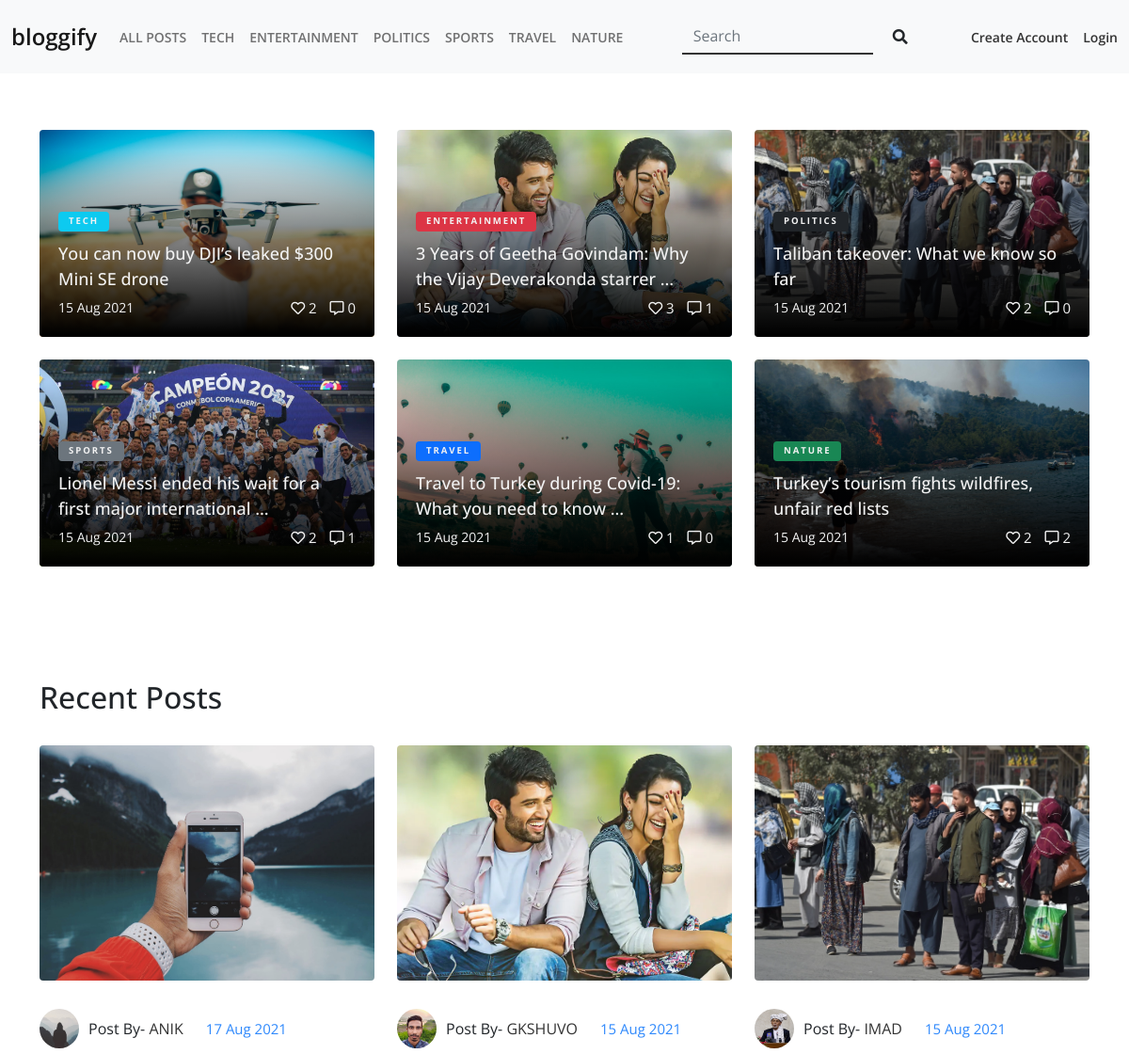
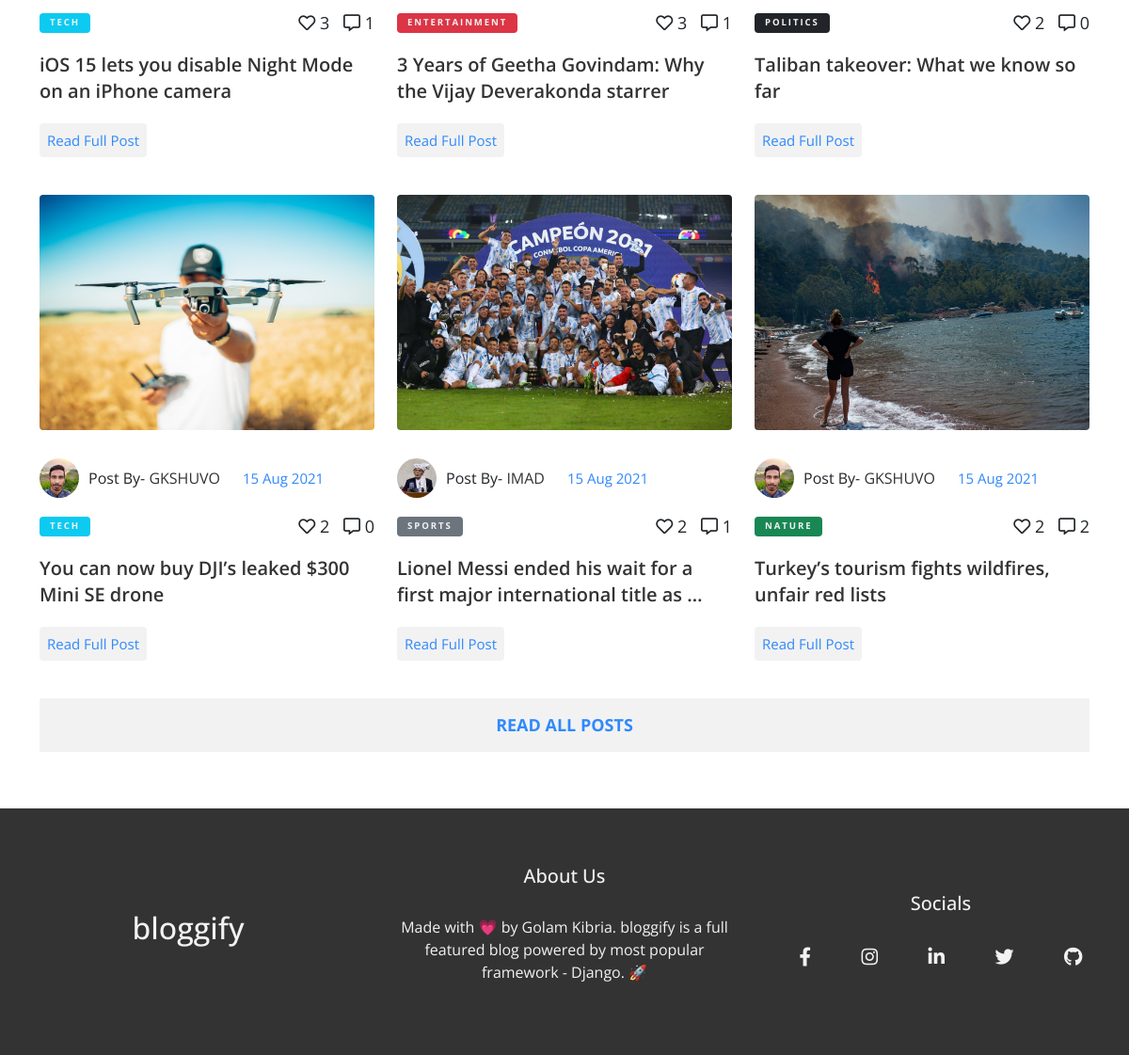
The page / on the database its author committed (2 pictures, top to bottom).
### blog/models.py (models this page shows, shortened)
class Topic(models.Model):
    name = models.CharField(max_length=42, unique=True)
    def __str__(self):
        return self.name

class Post(models.Model):
    author = models.ForeignKey(User, on_delete=models.CASCADE, related_name='post_author')
    topic = models.ForeignKey(Topic, on_delete=models.DO_NOTHING)
    title = models.CharField(max_length=200)
    thumbnail = models.ImageField(upload_to='thumbnails')
    body = RichTextUploadingField()
    date = models.DateTimeField(auto_now_add=True)
    likes = models.ManyToManyField(User, related_name='post_likes')

### accounts/models.py (models this page shows, shortened)
class Profile(models.Model):
    user = models.OneToOneField(User, on_delete=models.CASCADE)
    bio = models.TextField(max_length=101)
    work = models.CharField(max_length=200)
    address = models.TextField(max_length=200)
    profile_pic = models.ImageField(default='default.jpg', upload_to='Profile Pics')

### blog/views.py (the view)
# urls.py: path('', home, name='home'),
def home(request):
    featured_posts = []
    topics = Topic.objects.all()
    for topic in topics:
        featured_posts.append(topic.post_set.latest('-date'))
    recent_posts = Post.objects.all().order_by('-date')[:6]
    context = {
        'featured_posts': featured_posts,
        'recent_posts': recent_posts
    }
    return render(request, 'blog/home.html', context)

### blog/context_preprocessors.py (called while the page is built)
def topic_preprocessor(request):
    topics = Topic.objects.all()
    return {'topics': topics}

### templates/blog/home.html (shortened to what this page needs)
{% extends 'base.html' %}
{% block content %}
        <div id="featured-posts" class="section-padding">
                <div class="container">
                        <div class="row gy-4">
                                {% if featured_posts %}
                                        {% for featured_post in featured_posts %}
                                        <div class="col-md-4">
                                                <a href="{% url 'detail' featured_post.id %}" class="featured-post h-fp b-gradient" style="background-image: url('{{ featured_post.thumbnail.url }}');">
                                                        <div class="featured-post-text">
                                                                <span class="post-category {% if featured_post.topic.id == 1 %}bg-info
                                                                {% elif  featured_post.topic.id == 2 %}bg-danger
                                                                {% elif  featured_post.topic.id == 3 %}bg-dark
                                                                {% elif  featured_post.topic.id == 4 %}bg-secondary
                                                                {% elif  featured_post.topic.id == 5 %}bg-primary
                                                                {% elif  featured_post.topic.id == 6 %}bg-success
                                                                {% endif %}">{{ featured_post.topic }}</span>
                                                                <h3>{{ featured_post.title|safe|truncatewords:"10" }}</h3>
                                                                <div class="featured-post-meta">
                                                                        <span class="date">{{ featured_post.date|date:" d M Y" }}</span>
                                                                        <div class="featured-likes-comments">
                                                                                <span class="featured-likes">
                                                                                        <i class="far fa-heart"></i> {{featured_post.likes.count}}
                                                                                </span>
                                                                                <span class="featured-comments">
                                                                                        <i class="far fa-comment-alt"></i> {{featured_post.comment_set.count}}
                                                                                </span>
                                                                        </div>
                                                                </div>
                                                        </div>
                                                </a>
                                        </div>
                                        {% endfor %}
                                {% else %}
                                        <div class="col-md-12 text-center">
                                                <h2>No Posts Available! 😪</h2>
                                        </div>
                                {% endif %}
                        </div>
                </div>
        </div>
        <section id="recent_posts" class="section-padding">
                <div class="container">
                        <h2 class="section-heading">Recent Posts</h2>
                        <div class="row gy-4 gx-4">
                                {% if recent_posts %}
                                        {% for recent_post in recent_posts %}
                                                <div class="col-md-4">
                                                        <div class="single-post">
                                                                <div class="single-post-img">
                                                                        <img src="{{ recent_post.thumbnail.url }}" class="img-fluid rounded" alt="">
                                                                </div>
                                                                <div class="single-post-content">
                                                                        <div class="single-post-meta">
                                                                                <div class="author">
                                                                                        <div class="author-img">
                                                                                                <img src="{{recent_post.author.profile.profile_pic.url}}" alt="">
                                                                                        </div>
                                                                                        <div class="author-info">
                                                                                                Post By- <a href="{% url 'author' recent_post.author.username %}">{{ recent_post.author }}</a>
                                                                                        </div>
                                                                                </div>
                                                                                <div class="post-date">
                                                                                        <span class="date">{{ recent_post.date|date:" d M Y" }}</span>
                                                                                </div>
                                                                        </div>
                                                                        <div class="single-post-info">
                                                                                <div class="single-post-category">
                                                                                        <span class="post-category {% if recent_post.topic.id == 1 %}bg-info
                                                                                        {% elif  recent_post.topic.id == 2 %}bg-danger
                                                                                        {% elif  recent_post.topic.id == 3 %}bg-dark
                                                                                        {% elif  recent_post.topic.id == 4 %}bg-secondary
                                                                                        {% elif  recent_post.topic.id == 5 %}bg-primary
                                                                                        {% elif  recent_post.topic.id == 6 %}bg-success
                                                                                        {% endif %}">{{ recent_post.topic }}
                                                                                        </span>
                                                                                </div>
                                                                                <div class="single-likes-comments">
                                                                                        <span class="single-likes">
                                                                                                <i class="far fa-heart"></i> {{recent_post.likes.count}}
                                                                                        </span>
                                                                                        <span class="single-comments">
                                                                                                <i class="far fa-comment-alt"></i> {{recent_post.comment_set.count}}
                                                                                        </span>
                                                                                </div>
                                                                        </div>
                                                                        <h4><a href="{% url 'detail' recent_post.id %}" class="b-transition">{{ recent_post.title|safe|truncatewords:"12" }}</a></h4>
                                                                        <a href="" class="read-full-post b-transition">Read Full Post</a>
                                                                </div>
                                                        </div>
                                                </div>
                                        {% endfor %}
                                                <div class="col-md-12">
                                                        <a href="{% url 'blog' %}" class="read-all-btn b-transition">Read All Posts</a>
                                                </div>
                                {% else %}
                                <div class="col-md-12 text-center">
                                        <h2>No Posts Available! 😪</h2>
                                </div>
                                {% endif %}
                        </div>
                </div>
        </section>
{% endblock %}

### templates/base.html (shortened to what this page needs)
{% load static %}
<!DOCTYPE html>
<html lang="en">
  <head>
    <link rel="stylesheet" href="{% static 'css/bootstrap.css' %}">
    <link rel="stylesheet" href="{% static 'css/all.css' %}">
    <link rel="stylesheet" href="{% static 'css/style.css' %}">
  </head>
  <body>
    {% include 'partials/_header.html' %} {% block content %} {% endblock %}
    {% include 'partials/_footer.html' %}
  </body>
</html>

### templates/partials/_header.html (shortened to what this page needs)
{% load static %}
<header>
  <nav class="navbar navbar-expand-lg navbar-light bg-light">
    <div class="container-fluid">
      <a class="navbar-brand b-transition" href="{% url 'home' %}">bloggify</a>
      <div
        class="collapse navbar-collapse justify-content-between"
        id="navbarSupportedContent"
      >
        <ul class="navbar-nav mb-2 mb-lg-0">
          <li class="nav-item">
            <a class="nav-link b-transition" href="{% url 'blog' %}">All Posts</a>
          </li>
          {% for topic in topics %}
            <li class="nav-item">
              <a class="nav-link b-transition" href="{% url 'topic' topic.name %}">{{topic.name}}</a>
            </li>
          {% endfor %}
        </ul>
        <form action="{% url 'search' %}" method="GET" class="d-flex">
          <input
            required
            class="form-control me-2 h-search-input b-transition"
            name="query"
            type="search"
            placeholder="Search"
            aria-label="Search"
          />
          <button class="btn h-search-submit b-transition" type="submit">
            <i class="fas fa-search"></i>
          </button>
        </form>
        <ul class="d-flex h-auth">
          {% if user.is_authenticated %}
            <li class="h-auth-item">
              <a href="{% url 'logout' %}" class="h-auth-link b-transition">Logout</a>
            </li>
          {% else %}
          <li class="h-auth-item">
            <a href="{% url 'register' %}" class="h-auth-link b-transition">Create Account</a>
          </li>
          <li class="h-auth-item">
            <a href="{% url 'login' %}" class="h-auth-link b-transition">Login</a>
          </li>
          {% endif %}
        </ul>
      </div>
    </div>
  </nav>
</header>

### templates/partials/_footer.html
<footer class="section-padding">
  <div class="container-fluid">
    <div class="row align-items-center gy-5">
      <div class="col-md-4">
        <h2><a href="{% url 'home' %}" class="b-transition">bloggify</a></h2>
      </div>
      <div class="col-md-4">
        <div class="footer-about">
          <h4>About Us</h4>
          <p>
            Made with 💗 by Golam Kibria. bloggify is a full featured blog
            powered by most popular framework - Django. 🚀
          </p>
        </div>
      </div>
      <div class="col-md-4">
        <div class="footer-socials">
          <h4>Socials</h4>
          <ul>
            <li>
              <a href="https://facebook.com/shuvo.2k16"
                ><i class="fab fa-facebook-f"></i
              ></a>
            </li>
            <li>
              <a href="https://instagram.com/g_k_shuvo"
                ><i class="fab fa-instagram"></i
              ></a>
            </li>
            <li>
              <a href="https://linkedin.com/in/g-k-shuvo"
                ><i class="fab fa-linkedin-in"></i
              ></a>
            </li>
            <li>
              <a href="https://twitter.com/g_k_shuvo"
                ><i class="fab fa-twitter"></i
              ></a>
            </li>
            <li>
              <a href="https://github.com/g-k-shuvo"
                ><i class="fab fa-github"></i
              ></a>
            </li>
          </ul>
        </div>
      </div>
    </div>
  </div>
</footer>

### static/css/all.css (style rules this page uses)
.fa, .fas, .far, .fal, .fad, .fab { -moz-osx-font-smoothing: grayscale; -webkit-font-smoothing: antialiased; display: inline-block; font-style: normal; font-variant: normal; text-rendering: auto; line-height: 1; }
.fa-comment-alt:before { content: "\f27a"; }
.fa-facebook-f:before { content: "\f39e"; }
.fa-github:before { content: "\f09b"; }
.fa-heart:before { content: "\f004"; }
.fa-instagram:before { content: "\f16d"; }
.fa-linkedin-in:before { content: "\f0e1"; }
.fa-search:before { content: "\f002"; }
.fa-twitter:before { content: "\f099"; }
.fab { font-family: 'Font Awesome 5 Brands'; font-weight: 400; }
.far { font-family: 'Font Awesome 5 Free'; font-weight: 400; }
.fa, .fas { font-family: 'Font Awesome 5 Free'; font-weight: 900; }

### rows shown on the page
Topic: name "TECH"
Topic: name "ENTERTAINMENT"
Topic: name "POLITICS"
Topic: name "SPORTS"
Topic: name "TRAVEL"
Topic: name "NATURE"
Post: thumbnail (picture), topic "TECH", title "You can now buy DJI’s leaked $300 Mini SE drone", date "15 Aug 2021", likes.count "2", comment_set.count "0", author.profile.profile_pic (picture), author "GKSHUVO"
Post: thumbnail (picture), topic "ENTERTAINMENT", title "3 Years of Geetha Govindam: Why the Vijay Deverakonda starrer …", date "15 Aug 2021", likes.count "3", comment_set.count "1", author.profile.profile_pic (picture), author "GKSHUVO", title "3 Years of Geetha Govindam: Why the Vijay Deverakonda starrer…"
Post: thumbnail (picture), topic "POLITICS", title "Taliban takeover: What we know so far", date "15 Aug 2021", likes.count "2", comment_set.count "0", author.profile.profile_pic (picture), author "IMAD"
Post: thumbnail (picture), topic "SPORTS", title "Lionel Messi ended his wait for a first major international …", date "15 Aug 2021", likes.count "2", comment_set.count "1", author.profile.profile_pic (picture), author "IMAD", title "Lionel Messi ended his wait for a first major international title as …"
Post: thumbnail (picture), topic "TRAVEL", title "Travel to Turkey during Covid-19: What you need to know …", date "15 Aug 2021", likes.count "1", comment_set.count "0"
Post: thumbnail (picture), topic "NATURE", title "Turkey’s tourism fights wildfires, unfair red lists", date "15 Aug 2021", likes.count "2", comment_set.count "2", author.profile.profile_pic (picture), author "GKSHUVO"
Post: thumbnail (picture), author.profile.profile_pic (placeholder picture), author "ANIK", date "17 Aug 2021", topic "TECH", likes.count "3", comment_set.count "1", title "iOS 15 lets you disable Night Mode on an iPhone camera"
